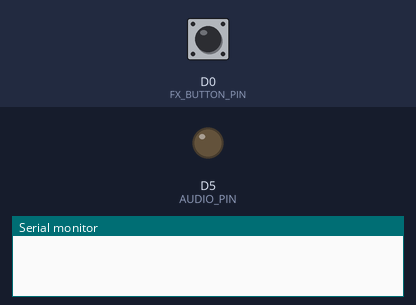
Simulated run of this sketch. Board: ESP8266 (NodeMCU). On the bench: output pins drawn as LEDs (lit = HIGH), the last lines printed to the serial monitor. The inputs (shaded band) are chosen by the test bench; at power-on: D0 (FX_BUTTON_PIN) LOW. Random numbers use the default seed unless the sketch sets one.

Above: at 0.0 s.
At 1.9 s:
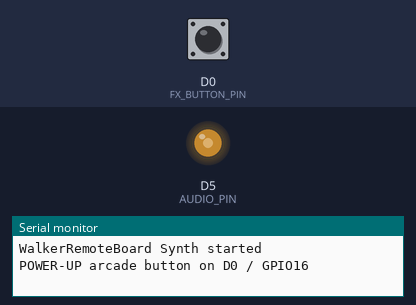
2.0 s: D0 (FX_BUTTON_PIN) pulled HIGH for 0.15 s
5.1 s: D0 (FX_BUTTON_PIN) pulled HIGH for 1 s
Timing chart, 0 to 5.3 s (numbered marks = the images above; inputs shaded):
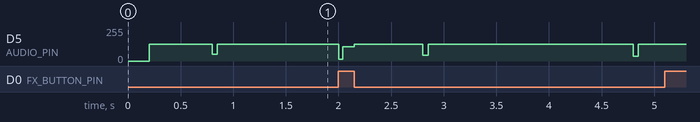

The sketch:

FirstSynth.ino
```cpp
/*
  WalkerRemoteBoard / ESP8266
  TECHNO / DISCO SYNTH
  + STRONG CLUB KICK
  + POWER-UP ARCADE BUTTON ON D0 / GPIO16
  + BASS
  + LEAD
  + HI-HAT
  + SNARE
  + ELECTRIC PIANO
  + CHROMATIC SCALE
  + SIREN / ROBOT / LASER FX

  Effetto bottone:
  - Premi D0/GPIO16: effetto power-up arcade tipo fungo sopra il ritmo
  - Lasci D0/GPIO16: effetto si spegne
  - Il ritmo continua sempre

  Output audio: D5 / GPIO14

  Collegamento audio consigliato:
  D5 GPIO14 -> 1k -> condensatore 47uF -> TIP jack amplificatore
  GND ESP8266 -> SLEEVE jack amplificatore

  Condensatore elettrolitico:
  + lato ESP8266
  - lato amplificatore

  Bottone:
  D0 / GPIO16 -> bottone -> 3.3V

  Con INPUT_PULLDOWN_16:
  rilasciato = LOW
  premuto   = HIGH
*/

#define AUDIO_PIN D5
#define FX_BUTTON_PIN 16

// -----------------------------
// AUDIO SETTINGS
// -----------------------------
const uint16_t SAMPLE_RATE = 12000;
const uint32_t SAMPLE_PERIOD_US = 1000000UL / SAMPLE_RATE;

unsigned long lastSampleMicros = 0;

const int PWM_CENTER = 512;

// -----------------------------
// BUTTON SETTINGS
// -----------------------------
bool buttonWasPressed = false;

// -----------------------------
// NOTE FREQUENCIES
// -----------------------------
#define NOTE_C3   131
#define NOTE_CS3  139
#define NOTE_D3   147
#define NOTE_DS3  156
#define NOTE_E3   165
#define NOTE_F3   175
#define NOTE_FS3  185
#define NOTE_G3   196
#define NOTE_GS3  208
#define NOTE_A3   220
#define NOTE_AS3  233
#define NOTE_B3   247

#define NOTE_C4   262
#define NOTE_CS4  277
#define NOTE_D4   294
#define NOTE_DS4  311
#define NOTE_E4   330
#define NOTE_F4   349
#define NOTE_FS4  370
#define NOTE_G4   392
#define NOTE_GS4  415
#define NOTE_A4   440
#define NOTE_AS4  466
#define NOTE_B4   494

#define NOTE_C5   523
#define NOTE_CS5  554
#define NOTE_D5N  587
#define NOTE_DS5  622
#define NOTE_E5   659
#define NOTE_F5   698
#define NOTE_FS5  740
#define NOTE_G5   784
#define NOTE_GS5  831
#define NOTE_A5   880
#define NOTE_AS5  932
#define NOTE_B5   988

#define NOTE_C6   1047
#define NOTE_CS6  1109
#define NOTE_D6   1175
#define NOTE_DS6  1245
#define NOTE_E6   1319
#define NOTE_F6   1397
#define NOTE_FS6  1480
#define NOTE_G6   1568
#define NOTE_GS6  1661
#define NOTE_A6   1760
#define NOTE_AS6  1865
#define NOTE_B6   1976

#define NOTE_C7   2093
#define NOTE_D7   2349
#define NOTE_E7   2637
#define NOTE_G7   3136

// Scala cromatica alta ottava 6
const uint16_t chromaticScaleHigh[] = {
  NOTE_C6, NOTE_CS6, NOTE_D6, NOTE_DS6,
  NOTE_E6, NOTE_F6, NOTE_FS6, NOTE_G6,
  NOTE_GS6, NOTE_A6, NOTE_AS6, NOTE_B6
};

const int CHROMATIC_LEN = 12;

// Effetto power-up arcade originale
const uint16_t powerUpNotes[] = {
  NOTE_C5, NOTE_E5, NOTE_G5, NOTE_C6,
  NOTE_E6, NOTE_G6, NOTE_C7, NOTE_E7,
  NOTE_G7, NOTE_E7, NOTE_C7, NOTE_G6
};

const int POWERUP_LEN = 12;

// -----------------------------
// SEQUENCER
// -----------------------------
const int BPM = 150;
const int STEP_MS = 60000 / BPM / 4;

unsigned long lastStepMillis = 0;
int stepIndex = 0;
int barCounter = 0;

// -----------------------------
// OSCILLATORS 32-bit PHASE
// -----------------------------
uint32_t bassPhase = 0;
uint32_t bassInc = 0;

uint32_t leadPhase = 0;
uint32_t leadInc = 0;

uint32_t fxPhase = 0;
uint32_t fxInc = 0;

uint32_t sirenPhase = 0;
uint32_t sirenInc = 0;

uint32_t robotPhase = 0;
uint32_t robotInc = 0;

uint32_t scalePhase = 0;
uint32_t scaleInc = 0;

uint32_t pianoPhase = 0;
uint32_t pianoInc = 0;

uint32_t pianoEchoPhase = 0;
uint32_t pianoEchoInc = 0;

// Power-up arcade FX
bool powerUpActive = false;
uint32_t powerUpPhase = 0;
uint32_t powerUpInc = 0;
int powerUpEnv = 0;
int powerUpIndex = 0;
int powerUpTimer = 0;

// -----------------------------
// ENVELOPES
// -----------------------------
int bassEnv = 0;
int leadEnv = 0;
int fxEnv = 0;

int sirenEnv = 0;
int sirenMode = 0;

int robotEnv = 0;
int robotCounter = 0;

int crashEnv = 0;

int kickEnv = 0;
int kickPitch = 0;

int snareEnv = 0;
int hatEnv = 0;

int scaleEnv = 0;
int scaleMode = 0;
int scaleIndex = 0;
int scaleStepTimer = 0;

int pianoEnv = 0;
int pianoEchoEnv = 0;

// noise generator LFSR
uint32_t noiseState = 0xABCDE123;

// -----------------------------
// UTILS
// -----------------------------
uint32_t freqToInc(uint16_t freq) {
  return ((uint64_t)freq * 4294967296ULL) / SAMPLE_RATE;
}

int fastNoise() {
  uint32_t bit = ((noiseState >> 0) ^ (noiseState >> 2) ^ (noiseState >> 3) ^ (noiseState >> 5)) & 1;
  noiseState = (noiseState >> 1) | (bit << 31);

  return (noiseState & 0xFF) - 128;
}

int squareOsc(uint32_t phase) {
  return (phase & 0x80000000UL) ? 127 : -127;
}

int sawOsc(uint32_t phase) {
  return ((phase >> 24) & 0xFF) - 128;
}

int triangleOsc(uint32_t phase) {
  uint8_t v = (phase >> 24) & 0xFF;

  if (v < 128) {
    return (v * 2) - 128;
  }

  return 127 - ((v - 128) * 2);
}

// -----------------------------
// TRIGGERS
// -----------------------------
void setBass(uint16_t freq) {
  bassInc = freqToInc(freq);
  bassEnv = 255;
}

void setLead(uint16_t freq) {
  leadInc = freqToInc(freq);
  leadEnv = 230;
}

void setFx(uint16_t freq) {
  fxInc = freqToInc(freq);
  fxEnv = 255;
}

void setPiano(uint16_t freq) {
  pianoInc = freqToInc(freq);
  pianoEnv = 255;

  pianoEchoInc = freqToInc(freq);
  pianoEchoEnv = 130;
}

// Grancassa automatica disco
void triggerKick() {
  kickEnv = 380;
  kickPitch = 300;
}

void triggerSnare() {
  snareEnv = 230;
}

void triggerHat() {
  hatEnv = 190;
}

void triggerCrash() {
  crashEnv = 255;
}

void triggerLaser() {
  fxInc = freqToInc(NOTE_C7);
  fxEnv = 255;
}

void triggerRiser() {
  fxInc = freqToInc(180);
  fxEnv = 255;
}

void triggerSiren() {
  sirenEnv = 255;
  sirenInc = freqToInc(300);
  sirenMode = 1;
}

void triggerRobot() {
  robotEnv = 255;
  robotCounter = 0;
  robotInc = freqToInc(120);
}

void triggerScaleUp() {
  scaleMode = 1;
  scaleIndex = 0;
  scaleStepTimer = 0;
  scaleInc = freqToInc(chromaticScaleHigh[scaleIndex]);
  scaleEnv = 255;
}

void triggerScaleDown() {
  scaleMode = 2;
  scaleIndex = CHROMATIC_LEN - 1;
  scaleStepTimer = 0;
  scaleInc = freqToInc(chromaticScaleHigh[scaleIndex]);
  scaleEnv = 255;
}

void triggerScaleRandom() {
  scaleMode = 3;
  scaleIndex = random(0, CHROMATIC_LEN);
  scaleStepTimer = 0;
  scaleInc = freqToInc(chromaticScaleHigh[scaleIndex]);
  scaleEnv = 255;
}

void triggerHighSirenScale() {
  triggerScaleUp();
  triggerSiren();
  triggerCrash();
}

// -----------------------------
// POWER-UP FX
// -----------------------------
void startPowerUpFx() {
  powerUpActive = true;
  powerUpIndex = 0;
  powerUpTimer = 0;
  powerUpEnv = 255;
  powerUpInc = freqToInc(powerUpNotes[powerUpIndex]);

  Serial.println("POWER-UP FX ON");
}

void stopPowerUpFx() {
  powerUpActive = false;
  powerUpEnv = 0;
  powerUpTimer = 0;

  Serial.println("POWER-UP FX OFF");
}

void powerUpEngine(int &mix) {
  if (!powerUpActive) return;

  powerUpTimer++;

  // cambia nota ogni circa 55 ms a 12 kHz
  if (powerUpTimer > 660) {
    powerUpTimer = 0;

    powerUpIndex++;
    if (powerUpIndex >= POWERUP_LEN) {
      powerUpIndex = 0;
    }

    powerUpInc = freqToInc(powerUpNotes[powerUpIndex]);
    powerUpEnv = 255;
  }

  powerUpPhase += powerUpInc;

  // Suono arcade brillante: triangle + square + un pizzico saw
  int p1 = triangleOsc(powerUpPhase);
  int p2 = squareOsc(powerUpPhase + 0x10000000UL) / 2;
  int p3 = sawOsc(powerUpPhase) / 4;

  int sound = p1 + p2 + p3;
  sound = (sound * powerUpEnv) / 255;

  mix += sound / 2;

  // decadimento veloce della singola nota
  powerUpEnv -= 3;
  if (powerUpEnv < 60) {
    powerUpEnv = 60;
  }
}

// -----------------------------
// BUTTON READ
// -----------------------------
void checkFxButton() {
  bool pressed = digitalRead(FX_BUTTON_PIN) == HIGH;

  if (pressed && !buttonWasPressed) {
    buttonWasPressed = true;
    startPowerUpFx();
  }

  if (!pressed && buttonWasPressed) {
    buttonWasPressed = false;
    stopPowerUpFx();
  }
}

// -----------------------------
// AUDIO ENGINE
// -----------------------------
void audioEngine() {
  unsigned long now = micros();

  if (now - lastSampleMicros < SAMPLE_PERIOD_US) {
    return;
  }

  lastSampleMicros += SAMPLE_PERIOD_US;

  int mix = 0;

  // Bass oscillator
  if (bassEnv > 0) {
    bassPhase += bassInc;

    int b = squareOsc(bassPhase);
    b = (b * bassEnv) / 255;

    mix += b / 2;

    bassEnv -= 2;
    if (bassEnv < 0) bassEnv = 0;
  }

  // Lead oscillator
  if (leadEnv > 0) {
    leadPhase += leadInc;

    int l1 = triangleOsc(leadPhase);
    int l2 = squareOsc(leadPhase + 0x20000000UL);

    int lead = ((l1 * 2) + l2) / 3;
    lead = (lead * leadEnv) / 255;

    mix += lead / 2;

    leadEnv -= 3;
    if (leadEnv < 0) leadEnv = 0;
  }

  // Electric piano
  if (pianoEnv > 0) {
    pianoPhase += pianoInc;

    int p1 = triangleOsc(pianoPhase);
    int p2 = triangleOsc(pianoPhase * 2);
    int p3 = squareOsc(pianoPhase) / 4;

    int piano = (p1 * 2 + p2 / 2 + p3) / 3;
    piano = (piano * pianoEnv) / 255;

    mix += piano / 2;

    pianoEnv -= 2;
    if (pianoEnv < 0) pianoEnv = 0;
  }

  // Eco piano
  if (pianoEchoEnv > 0) {
    pianoEchoPhase += pianoEchoInc;

    int ep = triangleOsc(pianoEchoPhase);
    ep = (ep * pianoEchoEnv) / 255;

    mix += ep / 4;

    pianoEchoEnv -= 1;
    if (pianoEchoEnv < 0) pianoEchoEnv = 0;
  }

  // FX oscillator
  if (fxEnv > 0) {
    fxPhase += fxInc;

    if (fxInc > freqToInc(900)) {
      fxInc -= 9000;
    } else {
      fxInc += 3500;
    }

    int fx = sawOsc(fxPhase);
    fx = (fx * fxEnv) / 255;

    mix += fx / 2;

    fxEnv -= 4;
    if (fxEnv < 0) fxEnv = 0;
  }

  // Siren oscillator
  if (sirenEnv > 0) {
    sirenPhase += sirenInc;

    if (sirenMode == 1) {
      sirenInc += 1800;

      if (sirenInc > freqToInc(1700)) {
        sirenMode = 2;
      }
    } else {
      if (sirenInc > 2200) {
        sirenInc -= 2200;
      } else {
        sirenInc = freqToInc(300);
      }
    }

    int s = triangleOsc(sirenPhase);
    s = (s * sirenEnv) / 255;

    mix += s / 2;

    sirenEnv -= 2;
    if (sirenEnv < 0) sirenEnv = 0;
  }

  // Robot oscillator
  if (robotEnv > 0) {
    robotCounter++;

    if (robotCounter % 180 == 0) {
      robotInc = freqToInc(random(80, 650));
    }

    robotPhase += robotInc;

    int r = squareOsc(robotPhase);

    int n = fastNoise();

    if (n > 40) {
      r = -r;
    }

    r = (r * robotEnv) / 255;

    mix += r / 2;

    robotEnv -= 2;
    if (robotEnv < 0) robotEnv = 0;
  }

  // Scala cromatica alta
  if (scaleEnv > 0) {
    scalePhase += scaleInc;

    int sc1 = triangleOsc(scalePhase);
    int sc2 = squareOsc(scalePhase + 0x10000000UL);

    int sc = ((sc1 * 2) + sc2) / 3;
    sc = (sc * scaleEnv) / 255;

    mix += sc / 2;

    scaleEnv -= 3;
    if (scaleEnv < 0) scaleEnv = 0;
  }

  // Kick drum / grancassa disco più profonda
  if (kickEnv > 0) {
    uint32_t kInc = freqToInc(kickPitch);
    static uint32_t kickPhase = 0;

    kickPhase += kInc;

    int k1 = triangleOsc(kickPhase);
    int k2 = squareOsc(kickPhase) / 2;

    int punch = 0;
    if (kickEnv > 300) {
      punch = fastNoise() / 2;
    }

    int k = k1 + k2 + punch;

    k = (k * kickEnv) / 255;

    mix += k;

    kickEnv -= 5;

    if (kickEnv < 0) {
      kickEnv = 0;
    }

    if (kickPitch > 90) {
      kickPitch -= 10;
    } else if (kickPitch > 42) {
      kickPitch -= 2;
    }

    if (kickPitch < 42) {
      kickPitch = 42;
    }
  }

  // Snare noise
  if (snareEnv > 0) {
    int n = fastNoise();
    n = (n * snareEnv) / 255;

    mix += n;

    snareEnv -= 5;

    if (snareEnv < 0) {
      snareEnv = 0;
    }
  }

  // Hi-hat
  if (hatEnv > 0) {
    int h = fastNoise();

    if (h > 0) {
      h = 120;
    } else {
      h = -120;
    }

    h = (h * hatEnv) / 255;

    mix += h / 2;

    hatEnv -= 9;

    if (hatEnv < 0) {
      hatEnv = 0;
    }
  }

  // Crash
  if (crashEnv > 0) {
    int c = fastNoise();
    c = (c * crashEnv) / 255;

    mix += c;

    crashEnv -= 2;

    if (crashEnv < 0) {
      crashEnv = 0;
    }
  }

  // Gestione scala cromatica
  if (scaleMode > 0) {
    scaleStepTimer++;

    if (scaleStepTimer > 540) {
      scaleStepTimer = 0;

      if (scaleMode == 1) {
        scaleIndex++;

        if (scaleIndex >= CHROMATIC_LEN) {
          scaleMode = 0;
          scaleEnv = 0;
        } else {
          scaleInc = freqToInc(chromaticScaleHigh[scaleIndex]);
          scaleEnv = 255;
        }
      }

      else if (scaleMode == 2) {
        scaleIndex--;

        if (scaleIndex < 0) {
          scaleMode = 0;
          scaleEnv = 0;
        } else {
          scaleInc = freqToInc(chromaticScaleHigh[scaleIndex]);
          scaleEnv = 255;
        }
      }

      else if (scaleMode == 3) {
        static int randomCount = 0;

        scaleIndex = random(0, CHROMATIC_LEN);
        scaleInc = freqToInc(chromaticScaleHigh[scaleIndex]);
        scaleEnv = 230;

        randomCount++;

        if (randomCount > 10) {
          randomCount = 0;
          scaleMode = 0;
          scaleEnv = 0;
        }
      }
    }
  }

  // Power-up sopra al ritmo
  if (powerUpActive) {
    powerUpEngine(mix);
  }

  // Limiter
  mix = constrain(mix, -127, 127);

  int pwmValue = map(mix, -127, 127, 0, 1023);
  analogWrite(AUDIO_PIN, pwmValue);
}

// -----------------------------
// SEQUENCER
// -----------------------------
void sequencer() {
  unsigned long now = millis();

  if (now - lastStepMillis < STEP_MS) {
    return;
  }

  lastStepMillis += STEP_MS;

  // Grancassa automatica 4/4
  if (stepIndex == 0 || stepIndex == 4 || stepIndex == 8 || stepIndex == 12) {
    triggerKick();
  }

  // Snare / clap
  if (stepIndex == 4 || stepIndex == 12) {
    triggerSnare();
  }

  // Hi-hat
  if (stepIndex == 2 || stepIndex == 6 || stepIndex == 10 || stepIndex == 14) {
    triggerHat();
  }

  if ((barCounter % 2 == 1) && (stepIndex == 3 || stepIndex == 11)) {
    triggerHat();
  }

  // Bass pattern
  if (stepIndex == 0)  setBass(NOTE_C3);
  if (stepIndex == 3)  setBass(NOTE_C3);
  if (stepIndex == 7)  setBass(NOTE_G3);
  if (stepIndex == 8)  setBass(NOTE_AS3);
  if (stepIndex == 11) setBass(NOTE_G3);
  if (stepIndex == 14) setBass(NOTE_DS3);

  // Lead melody
  if (stepIndex == 1)  setLead(NOTE_C5);
  if (stepIndex == 2)  setLead(NOTE_E5);
  if (stepIndex == 3)  setLead(NOTE_G5);
  if (stepIndex == 5)  setLead(NOTE_E5);
  if (stepIndex == 6)  setLead(NOTE_D5N);
  if (stepIndex == 7)  setLead(NOTE_C5);

  if (stepIndex == 9)  setLead(NOTE_G5);
  if (stepIndex == 10) setLead(NOTE_A5);
  if (stepIndex == 11) setLead(NOTE_G5);
  if (stepIndex == 13) setLead(NOTE_E5);
  if (stepIndex == 15) setLead(NOTE_C5);

  // Piano elettronico
  if (barCounter % 4 == 0 || barCounter % 4 == 1) {
    if (stepIndex == 0)  setPiano(NOTE_C4);
    if (stepIndex == 4)  setPiano(NOTE_E4);
    if (stepIndex == 8)  setPiano(NOTE_G4);
    if (stepIndex == 12) setPiano(NOTE_C5);
  }

  if (barCounter % 4 == 2 || barCounter % 4 == 3) {
    if (stepIndex == 0)  setPiano(NOTE_A3);
    if (stepIndex == 4)  setPiano(NOTE_C4);
    if (stepIndex == 8)  setPiano(NOTE_E4);
    if (stepIndex == 12) setPiano(NOTE_A4);
  }

  // FX automatici
  if (barCounter % 4 == 3 && stepIndex == 15) {
    triggerLaser();
  }

  if (barCounter % 8 == 7 && stepIndex == 15) {
    triggerSiren();
    triggerCrash();
  }

  if (barCounter % 6 == 5 && stepIndex == 7) {
    triggerRobot();
  }

  if (barCounter % 12 == 11 && stepIndex == 12) {
    triggerRiser();
  }

  if (barCounter % 16 == 15 && stepIndex == 0) {
    triggerCrash();
  }

  // Scale cromatiche
  if (barCounter % 2 == 1 && stepIndex == 0) {
    triggerScaleUp();
  }

  if (barCounter % 4 == 3 && stepIndex == 8) {
    triggerScaleDown();
  }

  if (barCounter % 6 == 5 && stepIndex == 4) {
    triggerScaleRandom();
  }

  if (barCounter % 8 == 7 && stepIndex == 12) {
    triggerHighSirenScale();
  }

  stepIndex++;

  if (stepIndex >= 16) {
    stepIndex = 0;
    barCounter++;
  }
}

// -----------------------------
// SETUP
// -----------------------------
void setup() {
  Serial.begin(115200);
  delay(200);

  pinMode(AUDIO_PIN, OUTPUT);

  // GPIO16 / D0: bottone verso 3.3V
  pinMode(FX_BUTTON_PIN, INPUT_PULLDOWN_16);

  analogWriteRange(1023);
  analogWriteFreq(40000);

  randomSeed(analogRead(A0));

  analogWrite(AUDIO_PIN, PWM_CENTER);

  delay(500);

  lastSampleMicros = micros();
  lastStepMillis = millis();

  Serial.println("WalkerRemoteBoard Synth started");
  Serial.println("POWER-UP arcade button on D0 / GPIO16");
}

// -----------------------------
// LOOP
// -----------------------------
void loop() {
  checkFxButton();
  audioEngine();
  sequencer();
}
```
